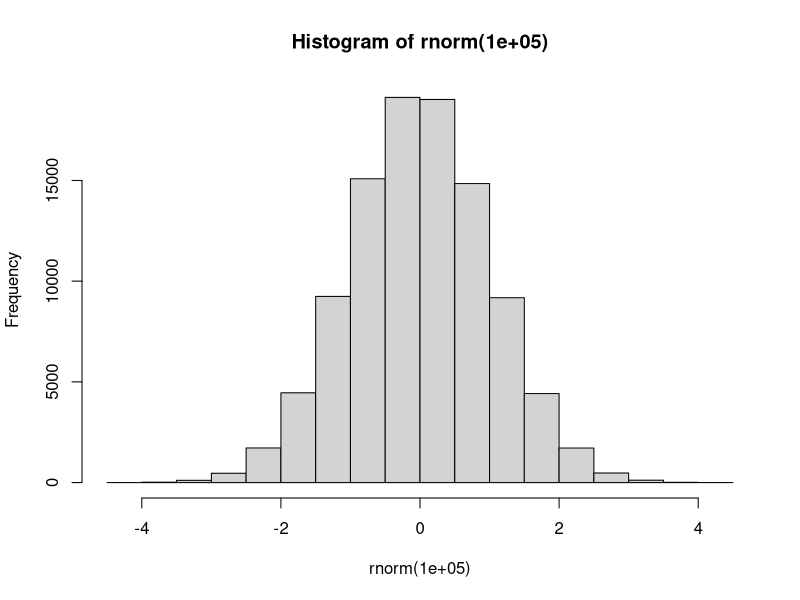
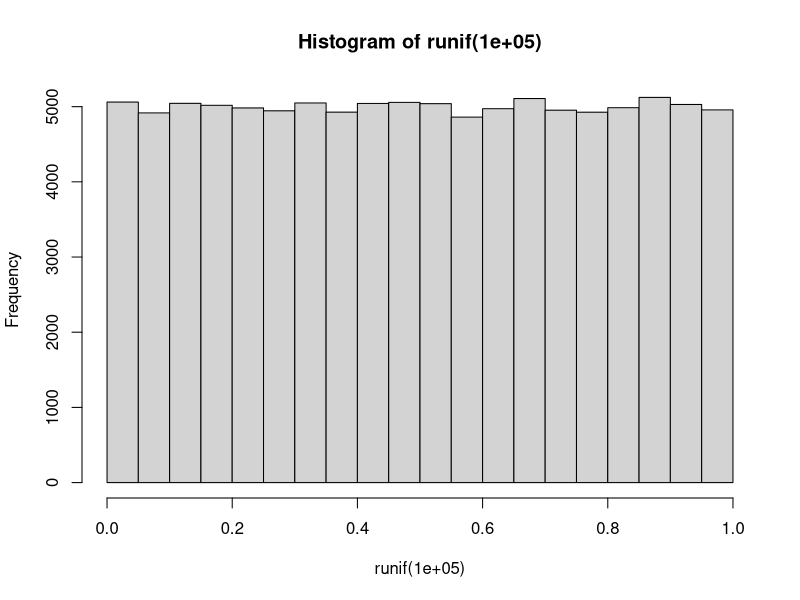
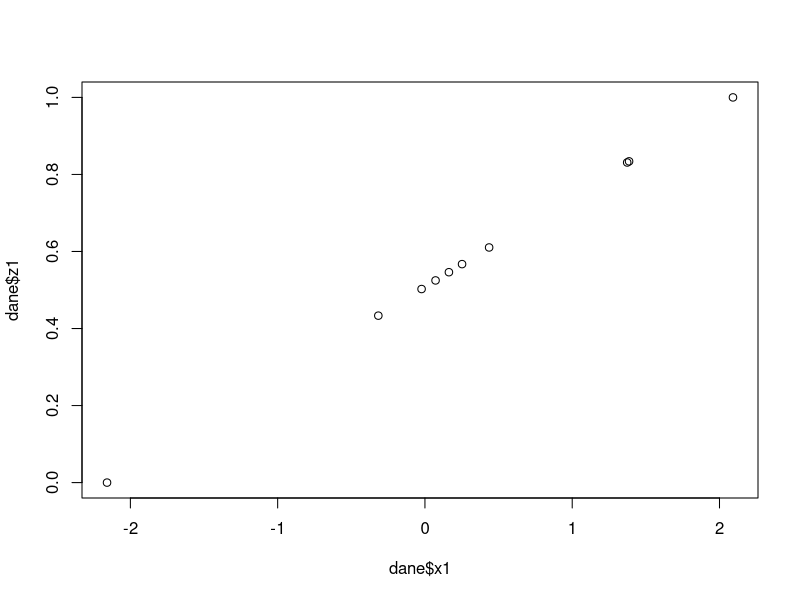

The R source for these figures, in order: (Note: this script raises an error after producing the figures.)
# generowanie danych

rnorm(10)
rnorm(30, 170, 10)

hist(rnorm(100000))

runif(10)
runif(30, 0, 100)
round(runif(30, 0, 100))

hist(runif(100000))

dane <- data.frame(x1=rnorm(10), x2=rnorm(10), x3=rnorm(10), x4=rnorm(10))

w1 <- mean(dane$x1)/sum(dane$x1)
w2 <- mean(dane$x2)/sum(dane$x2)
w3 <- mean(dane$x3)/sum(dane$x3)
w4 <- mean(dane$x4)/sum(dane$x4)

# funkcje

oblicz_wskaznik <- function(x){
  
  wskaznik <- mean(x)/sd(x)
  
  return(wskaznik)
  
}

w1 <- oblicz_wskaznik(dane$x1)
w2 <- oblicz_wskaznik(dane$x2)
w3 <- oblicz_wskaznik(dane$x3)
w4 <- oblicz_wskaznik(dane$x4)

# zadanie

# sposób 1
przeskaluj01 <- function(x){
  
  z <- (x-min(x))/(max(x)-min(x))
  
  return(z)
  
}

dane$z1 <- przeskaluj01(dane$x1)
dane$z2 <- przeskaluj01(dane$x2)
dane$z3 <- przeskaluj01(dane$x3)
dane$z4 <- przeskaluj01(dane$x4)

plot(dane$x1, dane$z1)

# sposób 2

przeskaluj01 <- function(x){
  
  (x-min(x))/(max(x)-min(x))
  
}

# sposób 3

przeskaluj01 <- function(x) (x-min(x))/(max(x)-min(x))

# warunki

liczba <- 10

sprawdz_liczbe <- function(liczba){
  
  if(is.na(liczba)){
    stop("Argument liczba jest brakiem danych")
  } else if(is.character(liczba)){
    stop("Argument jest tekstem")
  }
  
  if(liczba > 0){
    print("Liczba większa od 0")
  } else if(liczba < 0){
    print("Liczba mniejsza od 0")
  } else {
    print("Liczba równa 0")
  }
  
}

sprawdz_liczbe(10)
sprawdz_liczbe(-10)
sprawdz_liczbe(NA)
sprawdz_liczbe("abc")

# ifelse

# sposób 1
wynik <- ifelse(test = liczba > 0, 
                yes = "Liczba większa od 0", 
                no = "Liczba mniejsza od 0")
print(wynik)

# sposób 2
if(liczba > 0){
  wynik <- "Liczba większa od 0"
} else {
  wynik <- "Liczba mniejsza od 0"
}
print(wynik)

# operacje na danych

dane$x1_tekst <- ifelse(dane$x1 > 0, "Liczba większa od 0", "Liczba mniejsza od 0")

dane$z1_tekst <- ifelse(dane$z1 > 0, "Liczba większa od 0", 
                        ifelse(dane$z1 < 0, "Liczba mniejsza od 0", "Liczba równa 0"))

library(tidyverse)

dane <- dane %>% 
  mutate(z1_tekst = case_when(
    z1 < 0 ~ "Liczba mniejsza od 0",
    z1 > 0 ~ "Liczba większa od 0",
    z1 == 0 ~ "Liczba równa 0"
  ))

# zadanie

czy_podzielna35 <- function(liczba){
  
  if(liczba %% 3 == 0 && liczba %% 5 == 0){
    print("Liczba podzielna przez 3 i 5")
  } else if(liczba %% 3 == 0){
    print("Liczba podzielna przez 3")
  } else if(liczba %% 5 == 0){
    print("Liczba podzielna przez 5")
  } else {
    print("Liczba niepodzielna ani przez 3 ani przez 5")
  }
  
}

czy_podzielna35(9)
czy_podzielna35(10)
czy_podzielna35(15)
czy_podzielna35(2)

# pętle

month.name

# 12 - magiczna liczba
for(month in 1:12){
  
  print(month.name[month])
  
}

# długość wektora
for(month in 1:length(month.name)){
  
  print(month.name[month])
  
}

# seq_along
for(month in seq_along(month.name)){
  
  print(month.name[month])
  
}

for(month in month.name){
  
  print(month)
  
}

month_upper <- character(length(month.name))

for(month in seq_along(month.name)){
  
  month_upper[month] <- toupper(month.name[month])
  
}

month_upper

# rzut kostką

rzut_kostka <- numeric(10000)

for(rzut in seq_along(rzut_kostka)){
  
  rzut_kostka[rzut] <- sample(1:6, 1)
  
}

rzut_kostka
mean(rzut_kostka)
table(rzut_kostka)

rzut_kostka_vec <- sample(1:6, 10000, replace = T)
mean(rzut_kostka_vec)
table(rzut_kostka_vec)











